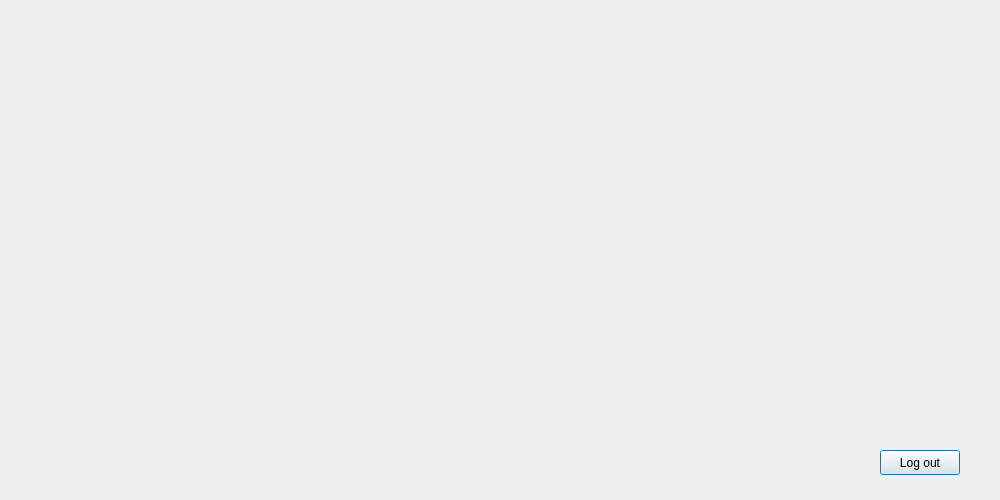
<?xml version="1.0" encoding="UTF-8"?>
<ui version="4.0">
 <class>AdminDialog</class>
 <widget class="QDialog" name="AdminDialog">
  <property name="geometry">
   <rect>
    <x>0</x>
    <y>0</y>
    <width>1000</width>
    <height>500</height>
   </rect>
  </property>
  <property name="windowTitle">
   <string>Dialog</string>
  </property>
  <widget class="QPushButton" name="pushButton_Logout">
   <property name="geometry">
    <rect>
     <x>880</x>
     <y>450</y>
     <width>80</width>
     <height>25</height>
    </rect>
   </property>
   <property name="text">
    <string>Log out</string>
   </property>
  </widget>
 </widget>
 <resources/>
 <connections/>
</ui>
